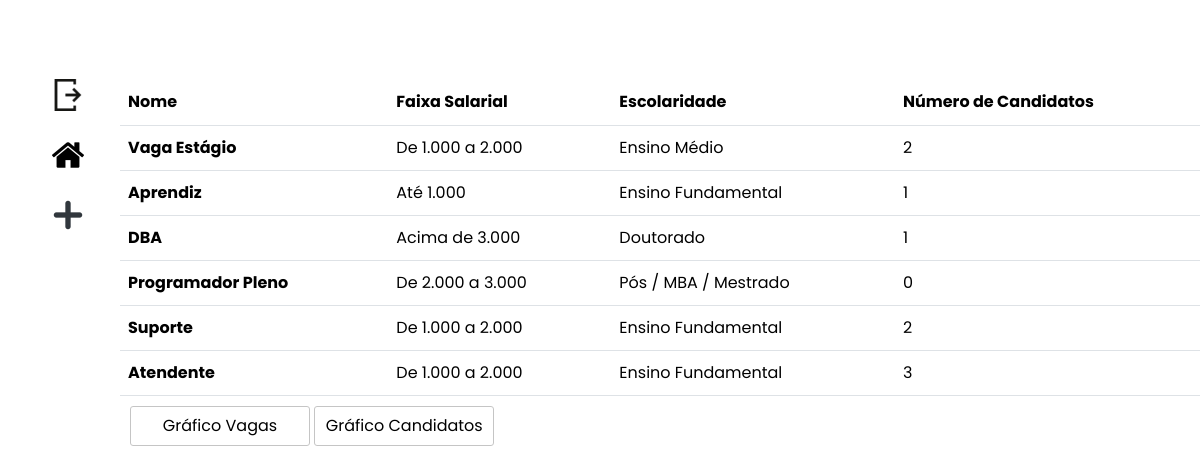
Screenshot of /index (signed in) with the database file from the repository.
### apps/vagas/models.py (models this page shows, shortened)
class Vagas(models.Model):
    nome = models.CharField(
        max_length=150,
        null=False,
        blank=False
    )
    faixa = models.CharField(
        max_length=30,
        null=False,
        blank=False
    )
    escolaridade = models.CharField(
        max_length=25,
        null=False,
        blank=False
    )
    requisitos = models.TextField(
        null=False,
        blank=False
    )
    empresa = models.ForeignKey(
        to=User,
        on_delete=models.CASCADE,
        null=False,
        blank=False,
    )
    data = models.DateField(
        null=False,
        blank=False
    )

### apps/vagas/views.py (the view)
# urls.py: path("index", index, name="index"),
def index(request):
    if not request.user.is_authenticated:
        return redirect("login")
    if not request.user.is_superuser:
        return redirect("indexCandidato")
    form = Vagas.objects.filter(empresa=request.user).annotate(candidatos=Count("vagas"))
    return render(request, "index.html", {"form":form})

### templates/index.html
{% extends "shared/cabecalho.html" %}
{% block content %}
    <table class="table table-stripped index-table">
        <tr>
            <th scope="col">Nome</th>
            <th scope="col">Faixa Salarial</th>
            <th scope="col">Escolaridade</th>
            <th scope="col">Número de Candidatos</th>
        </tr>
        {% for field in form %}
        <tr>
            <th scope="row">
                <a href="{% url 'editarVagas' pk=field.id %}" class="link-editar">
                {{ field.nome }}</a>
            </th>
            <td>{{ field.faixa }}</td>
            <td>{{ field.escolaridade }}</td>
            <td>{{ field.candidatos }}</td>
        </tr>
        {% endfor %}
    </table>
    <div class="form-group vagas">
        <a href="{% url 'graficoVagas' %}" type="button" class="botao link-botao">Gráfico Vagas</a>
        <a href="{% url 'graficoCandidatos' %}" type="button" class="botao link-botao">Gráfico Candidatos</a>
    </div>
{% endblock %}

### templates/shared/cabecalho.html (shortened to what this page needs)
{% load static %}
<!DOCTYPE html>
<html lang="en">
    <head>
        <link href="https://cdn.jsdelivr.net/npm/bootstrap@5.3.2/dist/css/bootstrap.min.css" rel="stylesheet">
        <link rel="stylesheet" href="{% static 'styles/css/style.css' %}">
    </head>
    <body>
        <nav class="sidebar">
            <div class="menu-bar">
                <div class="menu">
                    <ul class="menu-links">
                        <li class="nav-link">
                            <a href="{% url 'logout' %}">
                                <img src="{% static 'styles/img/exit.png' %}" class="icon">
                            </a>
                        </li>
                        {% if user.is_staff %}
                        <li class="nav-link">
                            <a href="{% url 'index' %}">
                                <img src="{% static 'styles/img/home.png' %}" class="icon">
                            </a>
                        </li>
                        <li class="nav-link">
                            <a href="{% url 'cadastroVagas' %}">
                                <img src="{% static 'styles/img/plus.png' %}" class="icon">
                            </a>
                        </li>
                        {% endif %}
                    </ul>
                </div>
            </div>
        </nav>
        <section class="corpo">
            {% block content %}
            {% endblock %}
        </section>
    </body>
</html>

### setup/static/styles/css/style.css (style rules this page uses)
* { font-family: 'Poppins', sans-serif; margin: 0; padding: 0; box-sizing: border-box; }
:root { --body-color: #E4E9F7; --sidebar-color: #FFF; --bg-login-color: #e1f3f8; --primary-color: #c2c5c5; --primary-color-light: #F6F5FF; --toggle-color: #DDD; --text-color: #707070; --bg-color: #c5c5c5; --secundary-light: #227c70; --tran-02: all 0.2s ease; --tran-03: all 0.3s ease; --tran-04: all 0.4s ease; --tran-05: all 0.5s ease; }
body { font-size: 16px; height: 100px; transition: var(--tran-02); overflow: hidden; }
.sidebar { position: fixed; top: 50px; left: 0; height: 100%; width: 100px; padding: 10px; background: var(--sidebar-color); transition: var(--tran-02); z-index: 100; }
.sidebar .menu-links .nav-link a { display: flex; align-items: center; text-decoration: none; border-radius: 6px; height: 100%; width: 100%; transition: var(--tran-04); }
.sidebar li { height: 50px; margin-top: 10px; list-style: none; display: flex; align-items: center; }
.sidebar li .icon { display: flex; align-items: center; justify-content: center; font-size: 20px; padding-right: 10px; margin-left: 10px; }
.sidebar li a { height: 100%; width: 100%; display: flex; align-items: center; text-decoration: none; border-radius: 6px; transition: var(--tran-04); }
.sidebar .menu-bar { height: calc(100% - 10px); display: flex; flex-direction: column; justify-content: space-between; }
.corpo { position: relative; left: 110px; top: 70px; height: calc(100vh - 50px); width: calc(100% - 110px); transition: var(--tran-02); z-index: -1; overflow: scroll; }
.vagas { margin-bottom: 10px; margin-left: 20px; }
.botao { border: solid 1px var(--bg-color); border-radius: 3px; height: 40px; width: 180px; background-color: var(--sidebar-color); transition: var(--tran-02); }
.link-botao { padding: 7px; text-decoration: none; color: black; text-align: center; }
.index-table { margin: 10px; }
.index-table tbody tr { height: 45px; justify-content: space-between; font-weight: 400; }
.index-table tbody tr td, .index-table tbody tr th { padding-top: 10px; }
.link-editar { text-decoration: none; color: black; }

### rows the page displays
Vagas: nome "Vaga Estágio", faixa "De 1.000 a 2.000", escolaridade "Ensino Médio", candidatos "2"
Vagas: nome "Aprendiz", faixa "Até 1.000", escolaridade "Ensino Fundamental", candidatos "1"
Vagas: nome "DBA", faixa "Acima de 3.000", escolaridade "Doutorado", candidatos "1"
Vagas: nome "Programador Pleno", faixa "De 2.000 a 3.000", escolaridade "Pós / MBA / Mestrado", candidatos "0"
Vagas: nome "Suporte", faixa "De 1.000 a 2.000", escolaridade "Ensino Fundamental", candidatos "2"
Vagas: nome "Atendente", faixa "De 1.000 a 2.000", escolaridade "Ensino Fundamental", candidatos "3"
